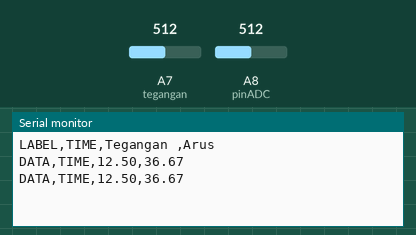
Bench run of a sketch on a simulated Arduino Mega 2560, built with avr-gcc and run on an emulated ATmega2560. Parts: the last lines printed to the serial monitor. The test bench sets the inputs (shaded band); at power-on: A7 (tegangan) = 512, A8 (pinADC) = 512.

Above: at 1.8 s.
1.9 s: A7 (tegangan) set to 716
At 2.8 s:
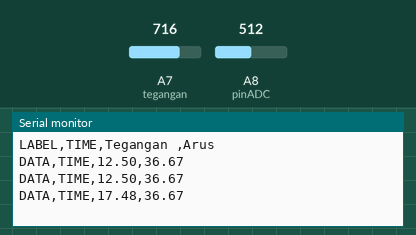
3.4 s: A8 (pinADC) set to 716
At 4.7 s:
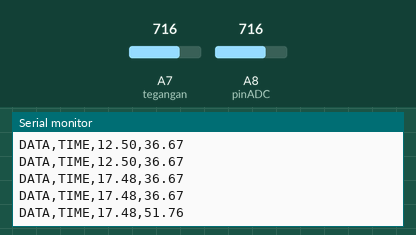
4.9 s: A7 (tegangan) set to 900
At 5.8 s:
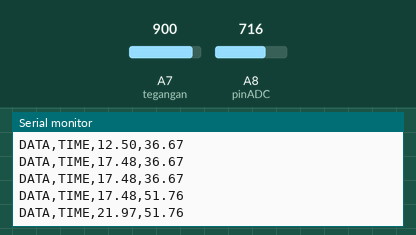
6.4 s: A8 (pinADC) set to 900
At 7.5 s:
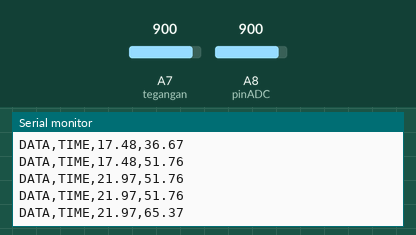
Timing chart, 0 to 8.9 s (numbered marks = the images above; inputs shaded):
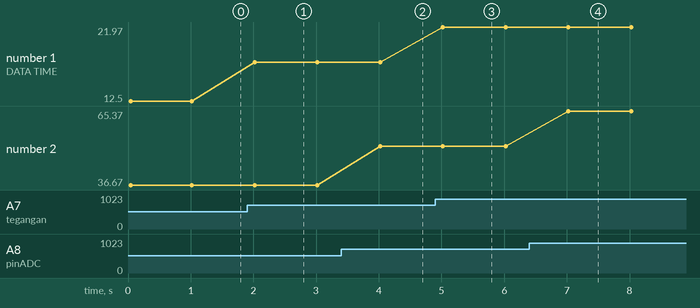

The sketch:

Data_Logger_Suhu___Preasure.ino
```cpp
#include <OneWire.h>
#include <DallasTemperature.h>

#include "HX711.h"
#define DOUT 3
#define CLK 2

#define DOUT_A 4
#define CLK_A 5

#define ONE_WIRE_BUS 7
OneWire oneWire(ONE_WIRE_BUS);
DallasTemperature sensors(&oneWire);
HX711 scale_Preasure_8(DOUT, CLK);
HX711 scale_Preasure_9(DOUT_A, CLK_A);
float calibration_factor = 31960;

int Preasure_8, Preasure_9;
int Preasure_1, Preasure_2, Preasure_3, Preasure_4, Preasure_5, Preasure_6, Preasure_7;
int deviceCount = 0;
DeviceAddress Thermometer;
float tempC, tegangan_sensor, arus_sensor;

uint8_t sensor1[8] = { 0x28, 0xFF, 0x64, 0x1E, 0x85, 0x11, 0x1E, 0x96 };
uint8_t sensor2[8] = { 0x28, 0xFF, 0x64, 0x1E, 0x85, 0xF5, 0xA9, 0x69 };
uint8_t sensor3[8] = { 0x28, 0xFF, 0x64, 0x1E, 0x87, 0x24, 0x87, 0x86 };
uint8_t sensor4[8] = { 0x28, 0xFF, 0x64, 0x1E, 0x87, 0x3C, 0xA4, 0xDD };
uint8_t sensor5[8] = { 0x28, 0xFF, 0x64, 0x1E, 0x87, 0x25, 0x1D, 0x2D };
uint8_t sensor6[8] = { 0x28, 0xFF, 0x64, 0x1E, 0x87, 0x55, 0xE1, 0x4C };
uint8_t sensor7[8] = { 0x28, 0xFF, 0x64, 0x1E, 0x87, 0x23, 0x24, 0xA5 };
uint8_t sensor8[8] = { 0x28, 0xFF, 0x64, 0x1E, 0x87, 0x23, 0x49, 0x3D };
uint8_t sensor9[8] = { 0x28, 0xFF, 0x64, 0x1E, 0x87, 0x23, 0xB3, 0x37 };
uint8_t sensor10[8] = { 0x28, 0xFF, 0x64, 0x1E, 0x87, 0x27, 0x35, 0x5D };

float suhu_1, suhu_2, suhu_3, suhu_4, suhu_5, suhu_6, suhu_7, suhu_8, suhu_9, suhu_10;

void setup() {
  Serial.begin(9600);
  sensors.begin();
  scale_Preasure_8.set_scale();
  scale_Preasure_9.set_scale();
  // scale_Preasure_8.tare();
  //scale_Preasure_9.tare();
  //Serial.println("Locating devices...");
  //Serial.print("Found ");
  deviceCount = sensors.getDeviceCount();
  //Serial.print(deviceCount, DEC);
  //Serial.println(" devices.");
  // Serial.println("");

  Serial.println("LABEL,TIME,Tegangan ,Arus");
}

void loop() {

 // cek_preasure();
 // cek_suhu();
  cek_tegangan();
  cek_arus();
  send_logger();
  // delay(300000);
  delay(1000);
}

void send_logger() {
  Serial.print("DATA,TIME,");
  Serial.print(tegangan_sensor, 2);
  Serial.print(",");
  Serial.println(arus_sensor,2);
}


void tampil_logger() {

  Serial.print("Tekanan 1 : ");
  Serial.print(Preasure_1);
  Serial.print(" pa   |  ");
  Serial.print("Suhu 1 : ");
  Serial.print(suhu_1);
  Serial.println(" C");

  Serial.print("Tekanan 2 : ");
  Serial.print(Preasure_2);
  Serial.print(" pa   |  ");
  Serial.print("Suhu 2 : ");
  Serial.print(suhu_2);
  Serial.println(" C");

  Serial.print("Tekanan 3 : ");
  Serial.print(Preasure_3);
  Serial.print(" pa   |  ");
  Serial.print("Suhu 3 : ");
  Serial.print(suhu_3);
  Serial.println(" C");

  Serial.print("Tekanan 4 : ");
  Serial.print(Preasure_4);
  Serial.print(" pa   |  ");
  Serial.print("Suhu 4 : ");
  Serial.print(suhu_4);
  Serial.println(" C");

  Serial.print("Tekanan 5 : ");
  Serial.print(Preasure_5);
  Serial.print(" pa   |  ");
  Serial.print("Suhu 5 : ");
  Serial.print(suhu_5);
  Serial.println(" C");

  Serial.print("Tekanan 6 : ");
  Serial.print(Preasure_6);
  Serial.print(" pa   |  ");
  Serial.print("Suhu 6 : ");
  Serial.print(suhu_6);
  Serial.println(" C");

  Serial.print("Tekanan 7 : ");
  Serial.print(Preasure_7);
  Serial.print(" pa   |  ");
  Serial.print("Suhu 7 : ");
  Serial.print(suhu_7);
  Serial.println(" C");

  Serial.print("Tekanan 8 : ");
  Serial.print(Preasure_8);
  Serial.print(" pa   |  ");
  Serial.print("Suhu 8 : ");
  Serial.print(suhu_8);
  Serial.println(" C");

  Serial.print("Tekanan 9 : ");
  Serial.print(Preasure_9);
  Serial.print(" pa   |  ");
  Serial.print("Suhu 9 : ");
  Serial.print(suhu_9);
  Serial.println(" C");

  Serial.print("Tekanan 10 : - ");
  Serial.print(" pa   |  ");
  Serial.print("Suhu 10 : ");
  Serial.print(suhu_10);
  Serial.println(" C");


  Serial.println();
  Serial.println();
}

void cek_preasure() {
  Preasure_1 = analogRead(A0);
  Preasure_2 = analogRead(A1);
  Preasure_3 = analogRead(A2);
  Preasure_4 = analogRead(A3);
  Preasure_5 = analogRead(A4);
  Preasure_6 = analogRead(A5);
  Preasure_7 = analogRead(A6);

  scale_Preasure_8.set_scale(calibration_factor);
  Preasure_8 = scale_Preasure_8.get_units(), 4;
  Preasure_8 = Preasure_8 + 230;

  scale_Preasure_9.set_scale(calibration_factor);
  Preasure_9 = scale_Preasure_9.get_units(), 4;
  Preasure_9 = Preasure_9 + 259;
}


void cek_suhu() {
  sensors.requestTemperatures();

  suhu_1 = sensors.getTempC(sensor1);
  suhu_2 = sensors.getTempC(sensor2);
  suhu_3 = sensors.getTempC(sensor3);
  suhu_4 = sensors.getTempC(sensor4);
  suhu_5 = sensors.getTempC(sensor5);
  suhu_6 = sensors.getTempC(sensor6);
  suhu_7 = sensors.getTempC(sensor7);
  suhu_8 = sensors.getTempC(sensor8);
  suhu_9 = sensors.getTempC(sensor9);
  suhu_10 = sensors.getTempC(sensor10);
}

void cek_tegangan() {
  int tegangan = A7;                             // pin signal dari sensor masuk ke pin A0 arduino
  float Vsensor = 0.0;                           //nilai masukan sensor                       //nilai hasil rumus
  float R1 = 30000.0;                            //30k ohm resistor (sesuai dengan nilai resistor di sensor)
  float R2 = 7500.0;                             //7.5k ohm resistor (sesuai dengan nilai resistor di sensor)
  int nilaiTegangan = analogRead(tegangan);      //pembacaan sensor
  Vsensor = (nilaiTegangan * 5.0) / 1024.0;      //rumus mengubah nilai baca sensor
  tegangan_sensor = Vsensor / (R2 / (R1 + R2));  //hasil akhir
}


void cek_arus() {
  int pinADC = A8;
  int sensitivitas = 66;  //tegantung sensor arus yang digunakan, yang ini 30A
  int nilaiadc = 00;
  int teganganoffset = 80;  //nilai pembacaan offset saat tidak ada arus yang lewat
  double tegangan = 00;
  double nilaiarus = 00;
  nilaiadc = analogRead(pinADC);
  tegangan = (nilaiadc / 1024.0) * 5000;
  nilaiarus = ((tegangan - teganganoffset) / sensitivitas);
  arus_sensor = nilaiarus;
}
```

Measured:
- after the input at 1.9 s, the serial monitor: prints a new line after 0.12 s (image 1)
- after the input at 3.4 s, the serial monitor: prints a new line after 0.62 s (image 2)
- after the input at 4.9 s, the serial monitor: prints a new line after 0.12 s (image 3)
- after the input at 6.4 s, the serial monitor: prints a new line after 0.62 s (image 4)
- plotted number 1: 12.5 → 17.48 after the input at 1.9 s, 17.48 → 21.97 after the input at 4.9 s
- plotted number 2: 36.67 → 51.76 after the input at 3.4 s, 51.76 → 65.37 after the input at 6.4 s
